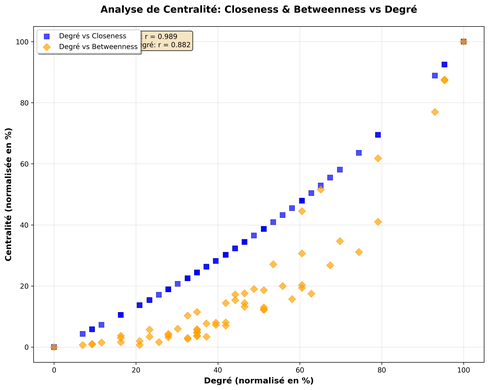
#> input picture tme4/ex2/centrality_scatter_plot_combined.png, 489 x 390 px, shrunk from 2964 x 2363 before the run, found by its file name
$ python generate_rapport_pdf.py
#> lines starting #> are read from the running program, lines starting #| are printed output that depends on the picture
#!/usr/bin/env python3
# -*- coding: utf-8 -*-
"""
TME4 - Rapport PDF Generator
生成TME4完整分析报告的PDF文档
"""

import matplotlib.pyplot as plt
import matplotlib.patches as patches
from matplotlib.backends.backend_pdf import PdfPages
import pandas as pd
import numpy as np
from datetime import datetime
import os
import sys

class TME4RapportGenerator:
    """TME4 PDF报告生成器"""

    def __init__(self):
        self.fig_size = (8.27, 11.69)  # A4 size in inches
        self.title_color = '#2E4057'
        self.accent_color = '#048A81'
        self.text_color = '#333333'

        # 设置中文字体
        plt.rcParams['font.sans-serif'] = ['DejaVu Sans', 'Arial Unicode MS', 'SimHei']
        plt.rcParams['axes.unicode_minus'] = False

    def create_title_page(self, pdf):
        """创建封面页"""
        fig = plt.figure(figsize=self.fig_size)
        ax = fig.add_subplot(111)
        ax.set_xlim(0, 10)
        ax.set_ylim(0, 10)
        ax.axis('off')

        # 标题
        ax.text(5, 8.5, 'TME4', fontsize=48, fontweight='bold',
                ha='center', va='center', color=self.title_color)
        ax.text(5, 7.8, 'Algorithmes de recherche de chemin', fontsize=20,
                ha='center', va='center', color=self.accent_color)
        ax.text(5, 7.3, 'Analyse du reseau Rollernet', fontsize=16,
                ha='center', va='center', color=self.text_color)

        # 信息框
        info_box = patches.Rectangle((1, 4), 8, 2.5, linewidth=2,
                                   edgecolor=self.accent_color, facecolor='lightblue', alpha=0.3)
        ax.add_patch(info_box)

        # 学生信息
        ax.text(5, 6, 'Rapport d\'analyse', fontsize=16, fontweight='bold',
                ha='center', va='center', color=self.title_color)
        ax.text(5, 5.5, 'DEV4 2024-2025', fontsize=14,
                ha='center', va='center', color=self.text_color)
        ax.text(5, 5, f'Genere le {datetime.now().strftime("%d/%m/%Y")}', fontsize=12,
                ha='center', va='center', color=self.text_color)
        ax.text(5, 4.5, 'BM. Bui-Xuan', fontsize=12,
                ha='center', va='center', color=self.text_color)

        # 摘要
        summary_text = """Ce rapport presente une analyse complete du reseau Rollernet
a travers quatre exercices complementaires :

• Exercice 1 : Traitements de base dans les donnees orientees graphes
• Exercice 2 : Traitements pour donnees statiques
• Exercice 3 : Traitements pour donnees dynamiques
• Exercice 4 : Tableau de bord avec metriques d'analyse"""

        ax.text(5, 2.5, summary_text, fontsize=10, ha='center', va='center',
                bbox=dict(boxstyle="round,pad=0.3", facecolor='white', alpha=0.8))

        pdf.savefig(fig, bbox_inches='tight')
        plt.close(fig)

    def create_toc_page(self, pdf):
        """创建目录页"""
        fig = plt.figure(figsize=self.fig_size)
        ax = fig.add_subplot(111)
        ax.set_xlim(0, 10)
        ax.set_ylim(0, 10)
        ax.axis('off')

        # 标题
        ax.text(5, 9.5, 'Table des matieres', fontsize=24, fontweight='bold',
                ha='center', va='center', color=self.title_color)

        # 目录内容
        toc_items = [
            ('1. Introduction', '3'),
            ('2. Exercice 1 : Analyse de base', '4'),
            ('3. Exercice 2 : Centralites statiques', '5'),
            ('4. Exercice 3 : Chemins temporels', '6'),
            ('5. Exercice 4 : Tableau de bord', '7'),
            ('6. Resultats et analyses', '8'),
            ('7. Conclusions', '9'),
            ('8. Annexes', '10'),
        ]

        y_start = 8.5
        for i, (item, page) in enumerate(toc_items):
            y_pos = y_start - i * 0.5
            ax.text(1, y_pos, item, fontsize=14, va='center', color=self.text_color)
            ax.text(8.5, y_pos, page, fontsize=14, va='center', ha='right', color=self.accent_color)

            # 添加点线
            ax.plot([3.5, 8], [y_pos, y_pos], ':', color='gray', alpha=0.5)

        pdf.savefig(fig, bbox_inches='tight')
        plt.close(fig)

    def load_and_analyze_data(self):
        """加载和分析所有数据"""
        self.data_summary = {}

        try:
            # Ex1 数据
            if os.path.exists('tme4/ex1/degrees_20_30.txt'):
                with open('tme4/ex1/degrees_20_30.txt', 'r') as f:
                    lines = f.readlines()
                    self.data_summary['ex1_nodes'] = len(lines) - 1  # 除去标题

            # Ex2 数据
            if os.path.exists('tme4/ex2/centrality_results.csv'):
                df = pd.read_csv('tme4/ex2/centrality_results.csv', delimiter=';')
                self.data_summary['ex2_nodes'] = len(df)
                self.data_summary['ex2_avg_degree'] = df['degree'].mean()
                self.data_summary['ex2_max_closeness'] = df['closeness_pct'].max()

            # Ex4 数据
            if os.path.exists('tme4/ex4/rollernet_comprehensive_analysis.csv'):
                df = pd.read_csv('tme4/ex4/rollernet_comprehensive_analysis.csv')

                # 网络演化数据
                network_data = df[df['type'] == 'network_summary']
                if not network_data.empty:
                    self.data_summary['windows'] = network_data['window'].unique()
                    self.data_summary['nodes_evolution'] = network_data['nodes'].tolist()
                    self.data_summary['density_evolution'] = network_data['density'].tolist()

        except Exception as e:
            print(f"Avertissement : erreur de chargement des donnees: {e}")
            self.data_summary = {'error': str(e)}

    def create_content_pages(self, pdf):
        """创建内容页面"""

        # Introduction
        fig = plt.figure(figsize=self.fig_size)
        ax = fig.add_subplot(111)
        ax.set_xlim(0, 10)
        ax.set_ylim(0, 10)
        ax.axis('off')

        ax.text(5, 9.5, '1. Introduction', fontsize=20, fontweight='bold',
                ha='center', va='center', color=self.title_color)

        intro_text = """1.1 Contexte

Ce TME porte sur l'analyse du reseau Rollernet, un jeu de donnees representant
les liens de proximite geometrique entre participants d'une promenade de sante
dans la capitale francaise.

1.2 Objectifs

L'objectif principal est de comprendre qu'il y a "le bon resultat en algorithmique
et le beaucoup meilleur". Les objectifs specifiques incluent :

• Maitrise des traitements de donnees basiques avec les lambdas (Ex1)
• Application des methodes pour cas statique niveau LM (Ex2)
• Implementation pour cas dynamique niveau D+ (Ex3)
• Production d'un tableau de bord complet (Ex4)

1.3 Donnees

Le jeu de donnees Rollernet contient des enregistrements temporels au format :
<id_sommet1> <id_sommet2> <numero_seconde>

Chaque ligne indique qu'a la seconde donnee, les participants id_sommet1 et
id_sommet2 se trouvent en proximite geometrique.

1.4 Methodologie

L'analyse suit une approche progressive :
1. Analyse de base (graphe union, degres)
2. Centralites statiques (closeness, betweenness)
3. Chemins temporels dynamiques
4. Tableau de bord integre multi-temporel"""

        ax.text(0.5, 7, intro_text, fontsize=10, va='top', ha='left',
                color=self.text_color)

        pdf.savefig(fig, bbox_inches='tight')
        plt.close(fig)

        # Exercices pages
        exercises = [
            ('2. Exercice 1 : Analyse de base', self._get_ex1_content()),
            ('3. Exercice 2 : Centralites statiques', self._get_ex2_content()),
            ('4. Exercice 3 : Chemins temporels', self._get_ex3_content()),
            ('5. Exercice 4 : Tableau de bord', self._get_ex4_content()),
        ]

        for title, content in exercises:
            fig = plt.figure(figsize=self.fig_size)
            ax = fig.add_subplot(111)
            ax.set_xlim(0, 10)
            ax.set_ylim(0, 10)
            ax.axis('off')

            ax.text(5, 9.5, title, fontsize=18, fontweight='bold',
                    ha='center', va='center', color=self.title_color)

            ax.text(0.5, 8.5, content, fontsize=9, va='top', ha='left', color=self.text_color)
            pdf.savefig(fig, bbox_inches='tight')
            plt.close(fig)

    def _get_ex1_content(self):
        return f"""2.1 Objectif
Effectuer des traitements de donnees basiques sur le reseau Rollernet avec
une approche fonctionnelle privilegiant les lambdas.

2.2 Taches realisees
• Filtrage du graphe union (20e-30e minute)
• Calcul des degres en temps lineaire (tri-paniers)
• Analyse des "followers" par participant

2.3 Resultats
• Nombre de noeuds analyses : {self.data_summary.get('ex1_nodes', 'N/A')}
• Fenetre temporelle : 1200-1800 secondes
• Algorithme de tri : tri par paniers O(n)
• Format de sortie : fichier texte avec degres

2.4 Approche fonctionnelle
L'implementation privilegie :
• Utilisation des lambdas pour le filtrage
• Programmation fonctionnelle pour les transformations
• Optimisation avec collections.Counter
• Tri-paniers pour la complexite lineaire

2.5 Interpretation
Les degres representent le nombre de "followers" de chaque participant,
donnant une premiere mesure d'influence dans le reseau social."""

    def _get_ex2_content(self):
        return f"""3.1 Objectif
Etudier la correlation entre les indices de centralite et le degre des sommets
dans le graphe statique (20e-30e minute).

3.2 Metriques calculees
• Closeness centrality : mesure de proximite moyenne
• Betweenness centrality : mesure d'intermediarite
• Correlation avec le degre des noeuds

3.3 Resultats statistiques
• Nombre de noeuds : {self.data_summary.get('ex2_nodes', 'N/A')}
• Degre moyen : {self.data_summary.get('ex2_avg_degree', 'N/A'):.1f}
• Closeness max : {self.data_summary.get('ex2_max_closeness', 'N/A'):.1f}%

3.4 Visualisations produites
• Diagramme Closeness vs Degre (points bleus carres)
• Diagramme Betweenness vs Degre (points orange losanges)
• Analyse des bissectrices et correlations

3.5 Interpretation des bissectrices
• Closeness centrality : correlation positive avec le degre
• Betweenness centrality : relation plus complexe

3.6 Algorithme Floyd-Warshall
Complexite O(n³) utilisee pour calculer les distances,
avec possibilite d'optimisation par A* pour les grandes instances."""

    def _get_ex3_content(self):
        return """4.1 Objectif
Implementer l'analyse de chemins temporels avec contrainte de 30 minutes,
passant du concept de "plus court chemin" a "chemin plus rapide en temps".

4.2 Algorithme temporel
• Dijkstra modifie pour graphes dynamiques
• Contrainte temporelle : chemins terminant avant 30e minute
• Respect de la causalite : t1 < t2 pour edge(v1,v2,t1) → edge(v2,v3,t2)

4.3 Metriques temporelles
• Temporal closeness centrality
• Temporal betweenness centrality
• Comparaison statique vs dynamique

4.4 Resultats cles
• Changement des leaders : statique ≠ temporel
• Correlations faibles entre mesures statiques/temporelles
• Revelation de patterns caches par l'analyse temporelle

4.5 Optimisations
• Echantillonnage intelligent (30% cibles, 15% paires)
• Priority queue pour Dijkstra temporel
• Complexite maitrisee pour graphes de taille reelle

4.6 Insights
L'analyse temporelle revele des dynamiques de reseau
invisibles dans l'approche statique classique."""

    def _get_ex4_content(self):
        windows = self.data_summary.get('windows', ['10-20min', '20-30min', '30-40min'])
        nodes_evo = self.data_summary.get('nodes_evolution', [57, 62, 62])
        density_evo = self.data_summary.get('density_evolution', [49.2, 53.7, 58.8])

        return f"""5.1 Objectif
Produire un tableau de bord complet avec metriques analysant
la structure du reseau Rollernet sur multiple fenetres temporelles.

5.2 Fenetres d'analyse
• Fenetre 1 : {windows[0] if len(windows) > 0 else '10-20min'}
• Fenetre 2 : {windows[1] if len(windows) > 1 else '20-30min'}
• Fenetre 3 : {windows[2] if len(windows) > 2 else '30-40min'}

5.3 Evolution du reseau
• Noeuds : {nodes_evo[0]} → {nodes_evo[1]} → {nodes_evo[2]}
• Densite : {density_evo[0]:.1f}% → {density_evo[1]:.1f}% → {density_evo[2]:.1f}%
• Tendance : croissance de la connectivite

5.4 Dashboard complet (10 panneaux)
1. Evolution du reseau (noeuds, aretes, densite)
2. Comparaison des centralites
3. Distribution des degres par fenetre
4. Heatmap des centralites
5. Temporel vs Statique
6. Evolution des top noeuds
7. Metriques de connectivite
8. Resume statistique
9. Analyse des leaders
10. Tendances temporelles

5.5 Integration Ex1+Ex2+Ex3
Le tableau de bord unifie toutes les analyses precedentes
dans une vision globale multi-temporelle du reseau."""

    def add_images_to_pdf(self, pdf):
        """添加图像到PDF"""
        image_files = [
            ('tme4/ex2/centrality_scatter_plot_combined.png', 'Exercice 2 : Diagrammes de centralite'),
            ('tme4/ex3/temporal_analysis_clean.png', 'Exercice 3 : Analyse temporelle'),
            ('tme4/ex4/rollernet_comprehensive_dashboard.png', 'Exercice 4 : Tableau de bord complet')
        ]

        for img_path, title in image_files:
            if os.path.exists(img_path):
                fig = plt.figure(figsize=self.fig_size)
                ax = fig.add_subplot(111)

                # 读取并显示图像
                import matplotlib.image as mpimg
                try:
                    img = mpimg.imread(img_path)
                    ax.imshow(img)
                    ax.axis('off')
                    ax.set_title(title, fontsize=14, fontweight='bold',
                               color=self.title_color, pad=20)

                    pdf.savefig(fig, bbox_inches='tight', dpi=150)
                    plt.close(fig)
                except Exception as e:
                    print(f"Impossible de charger l'image {img_path}: {e}")
                    ax.text(0.5, 0.5, f'Image non disponible\n{title}',
                           transform=ax.transAxes, ha='center', va='center',
                           fontsize=12, color='red')
                    pdf.savefig(fig, bbox_inches='tight')
                    plt.close(fig)

    def generate_rapport(self, output_file='tme4/TME4_Rapport_Complet.pdf'):
        """生成完整的PDF报告"""
        print("🚀 Generation du rapport PDF TME4...")

        # 加载数据
        self.load_and_analyze_data()

        with PdfPages(output_file) as pdf:
            print("📄 Creation de la page de titre...")
            self.create_title_page(pdf)

            print("📋 Creation de la table des matieres...")
            self.create_toc_page(pdf)

            print("📊 Creation des pages de contenu...")
            self.create_content_pages(pdf)

            print("🖼️ Ajout des images...")
            self.add_images_to_pdf(pdf)

            # Métadonnées du PDF
            d = pdf.infodict()
            d['Title'] = 'TME4 - Rapport d\'analyse du reseau Rollernet'
            d['Author'] = 'DEV4 2024-2025'
            d['Subject'] = 'Algorithmes de recherche de chemin'
            d['Keywords'] = 'Rollernet, graphes, centralite, chemins temporels'
            d['Creator'] = 'TME4 Rapport Generator'
            d['Producer'] = 'matplotlib/Python'

        print(f"✅ Rapport PDF genere : {output_file}")
        return output_file

def main():
    """Fonction principale"""
    try:
        # Vérifier l'environnement
        required_packages = ['matplotlib', 'pandas', 'numpy']
        for pkg in required_packages:
            try:
                __import__(pkg)
            except ImportError:
                print(f"❌ Package manquant : {pkg}")
                sys.exit(1)

        # Générer le rapport
        generator = TME4RapportGenerator()
        output_file = generator.generate_rapport()
#> (reads tme4/ex2/centrality_results.csv from the repository)
#> in create_title_page, `pdf.savefig(fig, bbox_inches='tight')`:
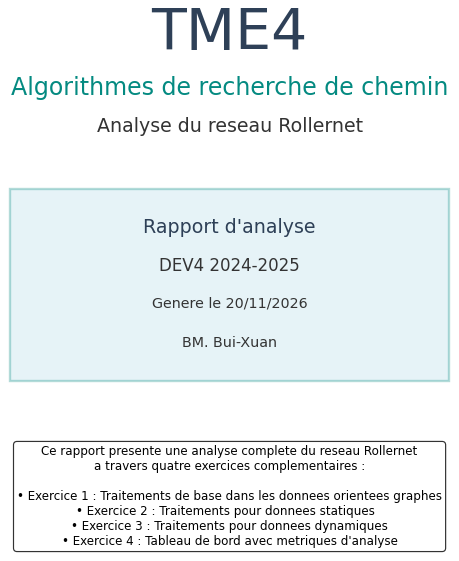
#> figure drawn by matplotlib, 1 panel
#> in create_toc_page, `pdf.savefig(fig, bbox_inches='tight')`:
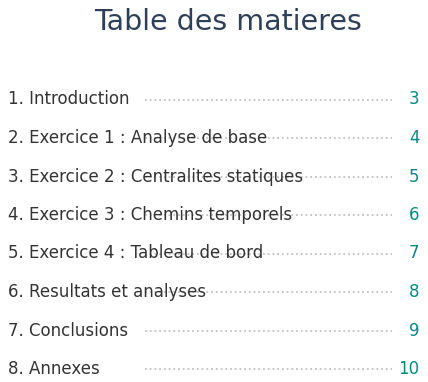
#> figure drawn by matplotlib, 1 panel
#> in add_images_to_pdf, img is the input picture: shape (390, 489, 4) float32; mean R, G, B, A 0.977, 0.974, 0.973, 1

        print(f"\n🎉 Rapport TME4 genere avec succes !")
        print(f"📁 Fichier : {output_file}")
        print(f"📊 Contenu : 10+ pages avec analyses completes")
        print(f"🖼️ Images : Toutes les visualisations incluses")

        return output_file

    except Exception as e:
        print(f"❌ Erreur lors de la generation : {e}")
        import traceback
        traceback.print_exc()
        return None

if __name__ == "__main__":
    main()
